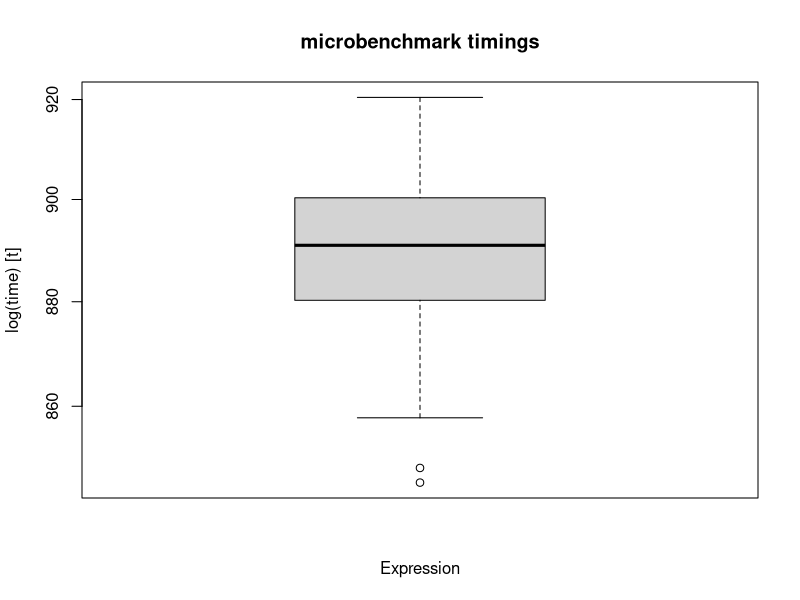
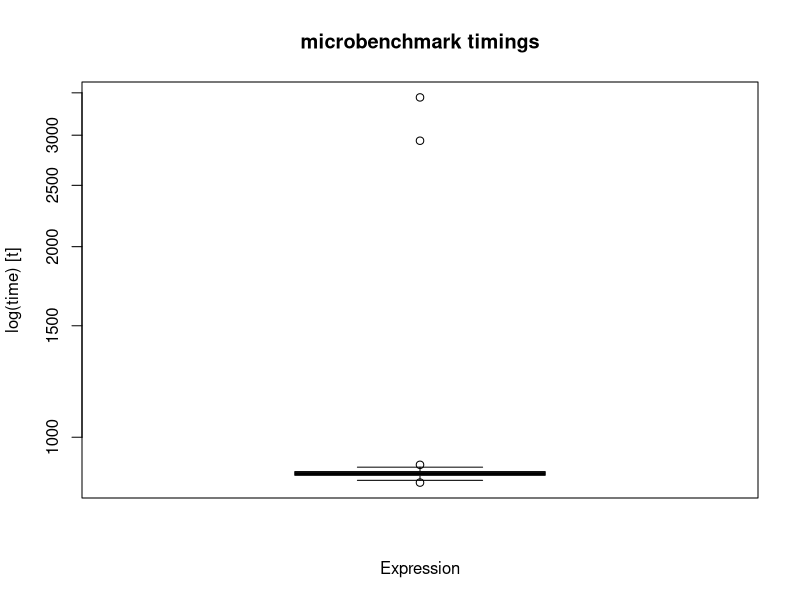
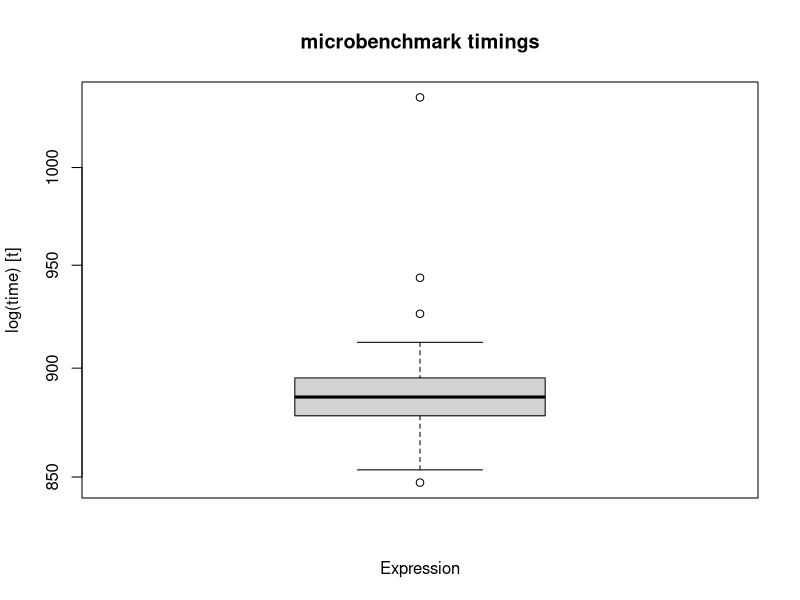

Source code (R) for these figures, in order:
## ---- chunk 1
knitr::opts_chunk$set(echo = TRUE)
## ---- chunk 2
#get a timestamp
tsstr <- format(Sys.time(), "%Y/%m/%d|%H:%M") # tsstr == time stamp string in form YYYYmmddHHMM
cat("Date and Time stamp:", tsstr, "\n")
# and here is a way to get the UTC time
tutc<-as.POSIXlt(Sys.time(), tz = "UTC")
print(tutc)
utctstmp<-format(tutc, "%Y/%m/%d|%H:%M")
print(utctstmp)
## ---- chunk 3
si <- sessionInfo()
si <- as.vector(si)
si
## ---- chunk 4
envron <- function(){
D1 <- as.numeric(1) # use variable to avoid constants when double precision invoked
E5 <- 10 # arbitrary scaling for additive equality tests
B9 <- 1E+35 # big number, not necessarily biggest possible
E6 <- 1 # initial value for radix 
E9 <- 1 # initial value for machine precision
D0 <- E6 
repeat{
  E9 <- E9 / 2 # start of loop to decrease estimated machine precision
  D0 <- E6 + E9 # force storage of sum into a floating-point scalar
  if (D0 <= E6) break
} # repeat reduction while (1+E9) > 1
E9 <- E9 * 2 # restore smallest E9 which gives (1 + E9) > 1
repeat {
   E6 <- E6 + 1 # try different radix values
   D0 <- E6 + E9
   if (D0 <= E6) break
} # until a shift is observed
J1 <- 1 # initial count of radix digits in mantissa
E9 <- 1 # use radix for exact machine precision
repeat {  
  E9 <- E9 / E6 # loop while dividing by radix
  J1 <- J1 + 1 # increment counter
  D0 <- D1 + E9 # add tp 1
  if (D0 <= D1) break # test and repeat until equality
}
E9 <- E9 * E6 # recover last value of machine precision
J1 <- J1 - 1 # and adjust the number of digits
mpvals<-list(eps = E9, radix = E6, ndigits = J1)
}
mp <- envron()
E9 <- mp$eps
E6 <- mp$radix
J1 <- mp$ndigits
cat("E9 = ",E9,"  -- the machine precision,  E9=MIN (X  1+X>1)\n")
cat( "E9*1E+16=", E9 * 1E+16, "\n")
cat( "E6 = ",E6,"  -- the radix of arithmetic", "\n")
cat( "J1 = ",J1,"  -- the number of radix digits in mantissa of FP numbers", "\n")
cat( "E6^(-J1+1) * 1E+16=", 1E+16*(E6^(-J1+1)), "\n")
cat(".Machine$double.eps=", .Machine$double.eps, "\n")
cat("From R  .Machine:\n")
cat("double.eps =", .Machine$double.eps, "\n", 
    "double.base =", .Machine$double.base, "\n", 
    "double.digits =", .Machine$double.digits, "\n" )
## ---- chunk 5
Sys.info()
## ---- chunk 6
loopesc <- function(nn){
  ss <- 0
  for (i in 1:nn) {
    xx <- exp(sin(cos(1.0*i)))
    ss <- ss + xx
  }
  xx
}

require("microbenchmark")
# nvals<-c(1000, 10000, 100000, 1000000)
# tvals<-rep(NA, length(nvals))
# i<-0
# for (nn in nvals) {
#   i <- i + 1
#   cat(nn, "\n")
  nn <- 10000
  library(compiler)
  le <- cmpfun(loopesc)
  te <- microbenchmark(le(nn), unit='us')
  print(te)
  boxplot(te)
  tt <- microbenchmark(loopesc(nn), unit = 'us')
  print(tt)
  boxplot(tt)
#  ht<-hist(tt$time)
#  plot(ht, main="Histogram of loopesc times")
  tt2 <- microbenchmark(loopesc(nn), unit = 'us', control=list(warmup=2))
  print(tt2)
  boxplot(tt2)

#  ht2<-hist(tt2$time)
#  plot(ht2, main="Histogram of loopesc times after 2 warmup cycles")
# }
# plot(log10(nvals), log(tvals))
## ---- chunk 7

